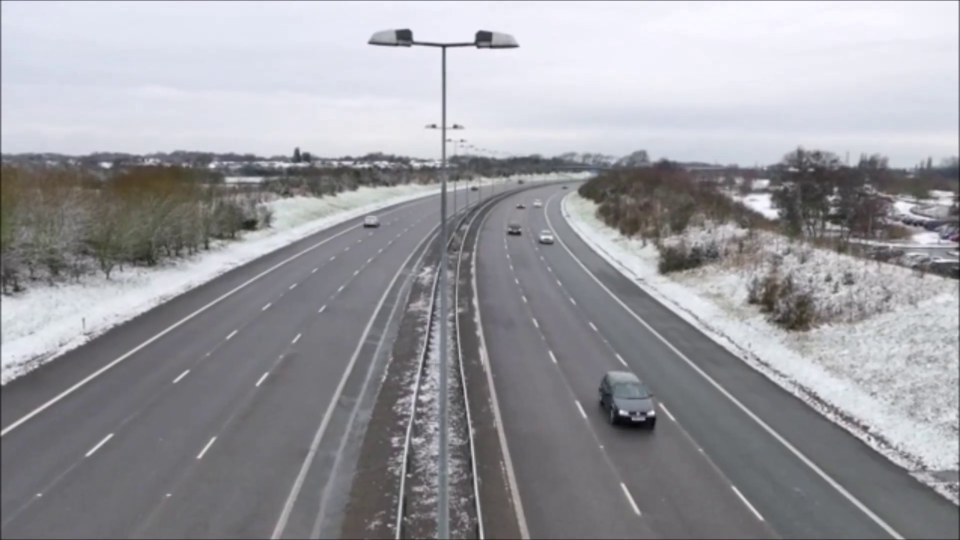
#> input picture frame 27 of Araç-Tespiti/car.mp4, 1920 x 1080 px (shown at 1/2 size)
$ python background_subtraction.py
#> lines starting #> are read from the running program, lines starting #| are printed output that depends on the picture
import cv2
import numpy as np

cap = cv2.VideoCapture("D:\\OpenCV\\test_videos\\car.mp4")
subtractor = cv2.createBackgroundSubtractorMOG2(history=100,varThreshold=120,detectShadows=True)

while 1:
    _,frame=cap.read()
#> frame is the input picture: shape (1080, 1920, 3); mean B, G, R 159.5, 154.5, 154.8
    frame=cv2.resize(frame,(640,480))
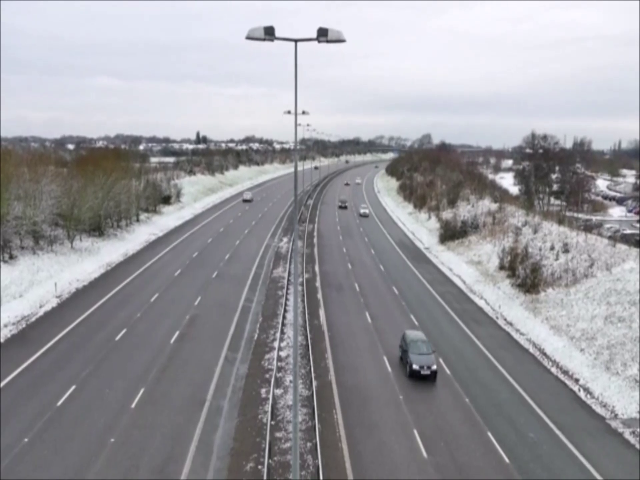
#> frame: shape (480, 640, 3); mean B, G, R 159.5, 154.5, 154.8
    mask = subtractor.apply(frame)
#> mask: shape (480, 640); every value is 127

    cv2.imshow("frame",frame)
    cv2.imshow("mask",mask)

    if cv2.waitKey(20) & 0xFF==ord('q'):
#> (key q is pressed here)
        break


cap.release()
cv2.destroyAllWindows()


$ run again, starting later in the video
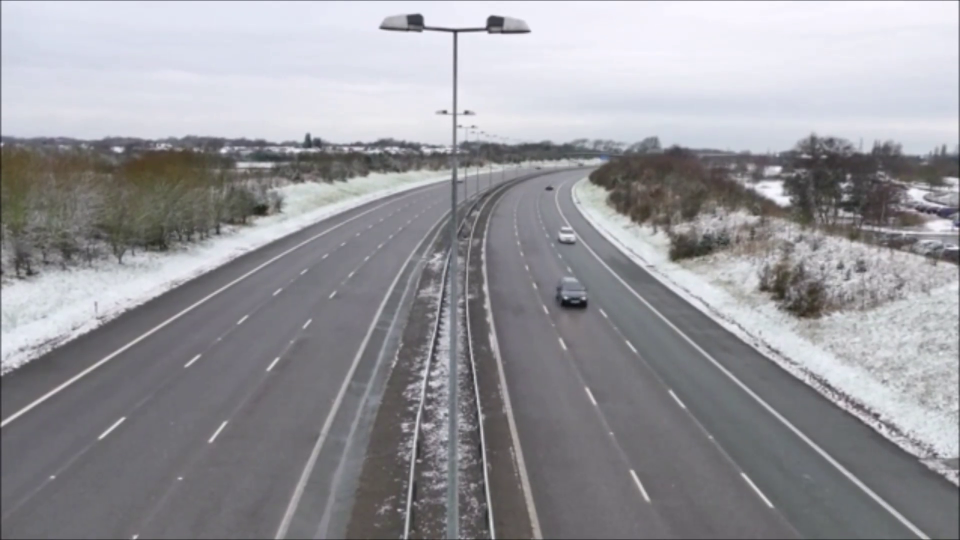
#> input picture frame 125 of Araç-Tespiti/car.mp4, 1920 x 1080 px (shown at 1/2 size)
#> frame is the input picture: shape (1080, 1920, 3); mean B, G, R 155.5, 150.9, 151.3
#> `frame=cv2.resize(frame,(640,480))`:
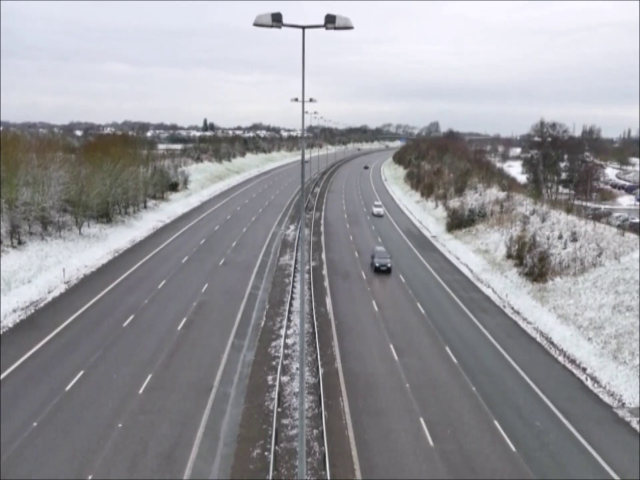
#> frame: shape (480, 640, 3); mean B, G, R 155.6, 150.9, 151.3
#> mask: shape (480, 640); every value is 127

$ run again, starting later in the video
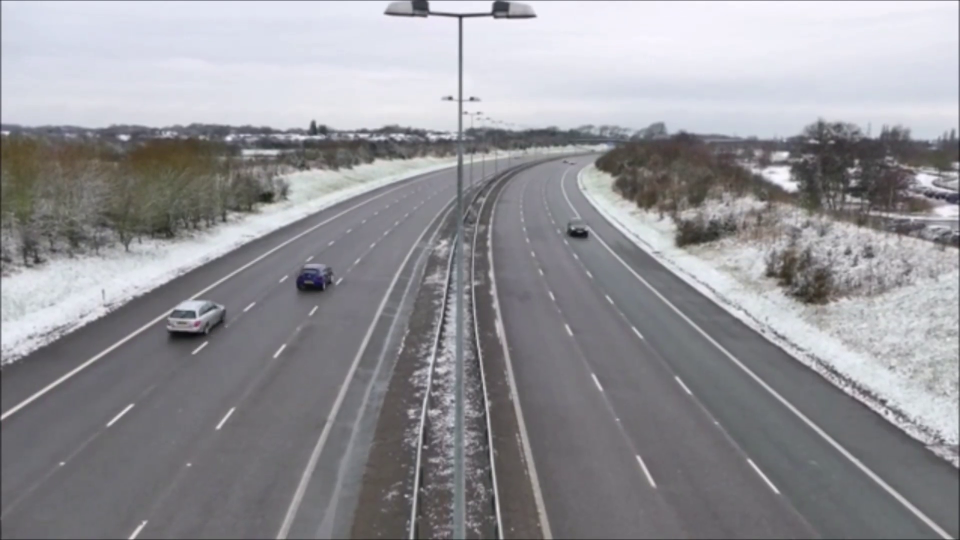
#> input picture frame 223 of Araç-Tespiti/car.mp4, 1920 x 1080 px (shown at 1/2 size)
#> frame is the input picture: shape (1080, 1920, 3); mean B, G, R 151.7, 147.3, 147.9
#> `frame=cv2.resize(frame,(640,480))`:
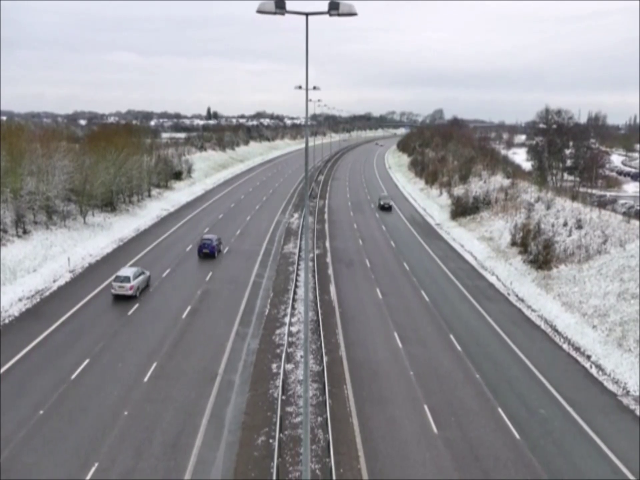
#> frame: shape (480, 640, 3); mean B, G, R 151.7, 147.3, 147.9
#> mask: shape (480, 640); every value is 127
